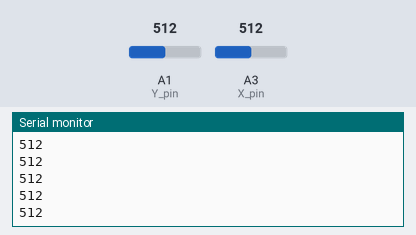
Simulated run of this sketch. Board: Arduino Uno, built with avr-gcc and run on an emulated ATmega328P. Shown: the last lines printed to the serial monitor. The test bench sets the inputs (shaded band); at power-on: A1 (Y_pin) = 512, A3 (X_pin) = 512.

Above: at 1.2 s.
1.3 s: A1 (Y_pin) set to 716
At 2.2 s:
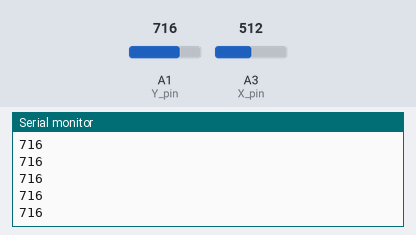
2.8 s: A1 (Y_pin) set to 900
At 2.88 s:
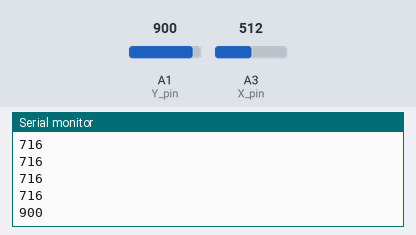
Timing chart, 0 to 5.8 s (numbered marks = the images above; inputs shaded):
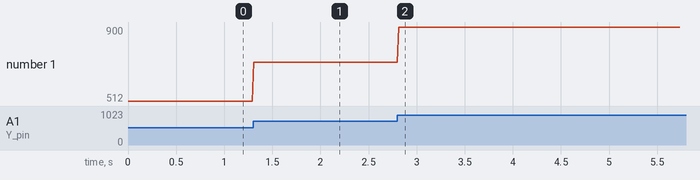

Measured:
- after the input at 1.3 s, the serial monitor: prints a new line at once (image 1)
- after the input at 2.8 s, the serial monitor: prints a new line at once (image 2)
- plotted number 1: 512 → 716 after the input at 1.3 s, 716 → 900 after the input at 2.8 s

The sketch:

some_IR_remote.ino
```cpp
//this project contains modified numbers for the joystick in which only my
//joystcks work
#include <IRremote.h>

const int SW_pin = 2; // digital pin connected to switch output
const int X_pin = A3; // analog pin connected to X output
const int Y_pin = A1; // analog pin connected to Y output

IRsend irsend;
#define FORWARD 16736929
#define BACKWARD 16754778
#define LEFT    16720609
#define RIGHT   16761407
#define STOP    16712449
void setup() {
  // put your setup code here, to run once:


  Serial.begin(115200);

}

void loop() {
  // put your main code here, to run repeatedly:
  Serial.println (analogRead(Y_pin));
  if (analogRead(Y_pin) <= 3)  {

    irsend.sendNEC(FORWARD, 32);


  } else if  (analogRead(Y_pin) >= 900)  {

      irsend.sendNEC(BACKWARD, 32);


   } else if  (analogRead(X_pin) <= 3)  {

      irsend.sendNEC(LEFT, 32);

    }  else if  (analogRead(X_pin) >= 900)  {

      irsend.sendNEC(RIGHT, 32);

    }


       delay(15);

}
```
